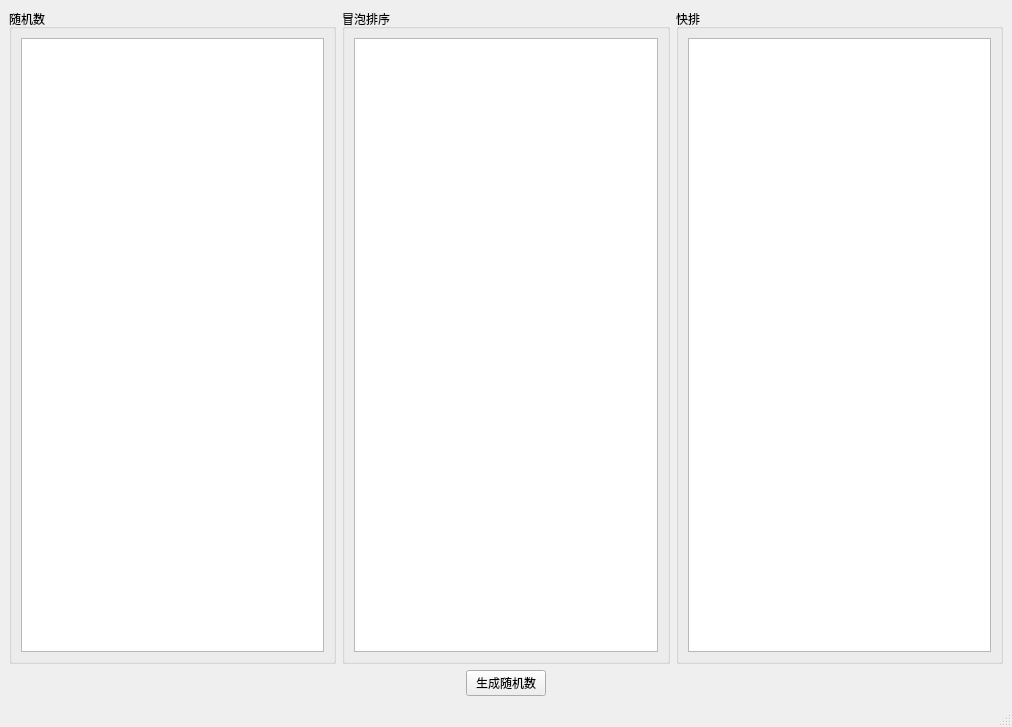
<?xml version="1.0" encoding="UTF-8"?>
<ui version="4.0">
 <class>MainWindow</class>
 <widget class="QMainWindow" name="MainWindow">
  <property name="geometry">
   <rect>
    <x>0</x>
    <y>0</y>
    <width>1012</width>
    <height>727</height>
   </rect>
  </property>
  <property name="windowTitle">
   <string>MainWindow</string>
  </property>
  <widget class="QWidget" name="centralwidget">
   <layout class="QGridLayout" name="gridLayout">
    <item row="0" column="0">
     <layout class="QVBoxLayout" name="verticalLayout">
      <item>
       <layout class="QHBoxLayout" name="horizontalLayout">
        <item>
         <widget class="QGroupBox" name="groupBox">
          <property name="title">
           <string>随机数</string>
          </property>
          <layout class="QGridLayout" name="gridLayout_2">
           <item row="0" column="0">
            <widget class="QListWidget" name="randList"/>
           </item>
          </layout>
         </widget>
        </item>
        <item>
         <widget class="QGroupBox" name="groupBox_2">
          <property name="title">
           <string>冒泡排序</string>
          </property>
          <layout class="QGridLayout" name="gridLayout_3">
           <item row="0" column="0">
            <widget class="QListWidget" name="bubbleList"/>
           </item>
          </layout>
         </widget>
        </item>
        <item>
         <widget class="QGroupBox" name="groupBox_3">
          <property name="title">
           <string>快排</string>
          </property>
          <layout class="QGridLayout" name="gridLayout_4">
           <item row="0" column="0">
            <widget class="QListWidget" name="quickList"/>
           </item>
          </layout>
         </widget>
        </item>
       </layout>
      </item>
      <item>
       <layout class="QHBoxLayout" name="horizontalLayout_2">
        <item>
         <spacer name="horizontalSpacer">
          <property name="orientation">
           <enum>Qt::Horizontal</enum>
          </property>
          <property name="sizeHint" stdset="0">
           <size>
            <width>40</width>
            <height>20</height>
           </size>
          </property>
         </spacer>
        </item>
        <item>
         <widget class="QPushButton" name="startBtn">
          <property name="text">
           <string>生成随机数</string>
          </property>
         </widget>
        </item>
        <item>
         <spacer name="horizontalSpacer_2">
          <property name="orientation">
           <enum>Qt::Horizontal</enum>
          </property>
          <property name="sizeHint" stdset="0">
           <size>
            <width>40</width>
            <height>20</height>
           </size>
          </property>
         </spacer>
        </item>
       </layout>
      </item>
     </layout>
    </item>
   </layout>
  </widget>
  <widget class="QMenuBar" name="menubar">
   <property name="geometry">
    <rect>
     <x>0</x>
     <y>0</y>
     <width>1012</width>
     <height>24</height>
    </rect>
   </property>
  </widget>
  <widget class="QStatusBar" name="statusbar"/>
 </widget>
 <resources/>
 <connections/>
</ui>
